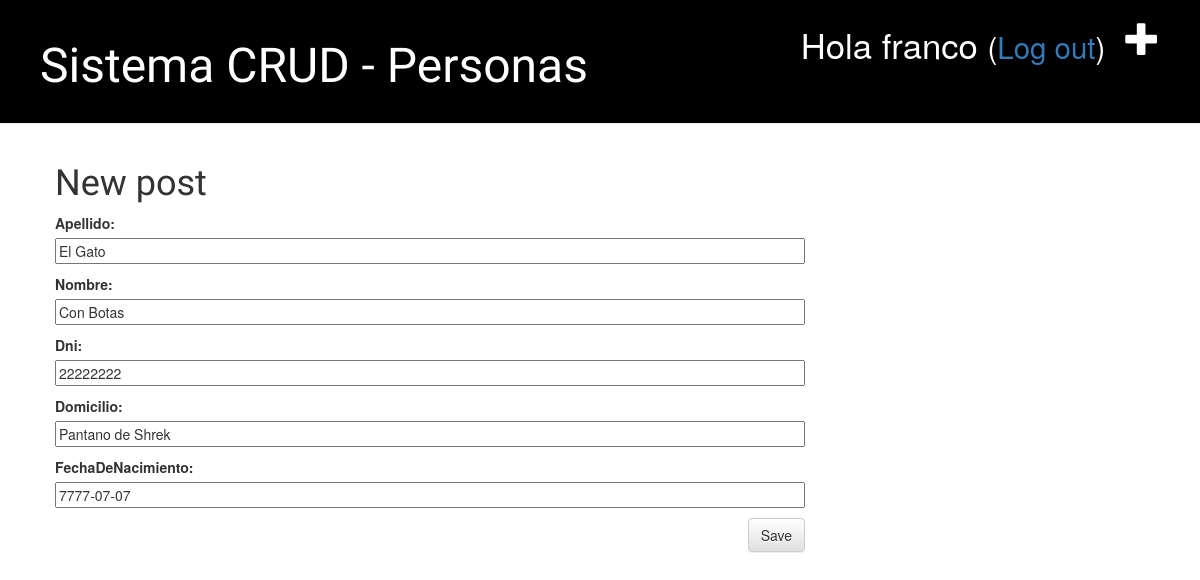
Page /post/6/edit/ (signed in) on the committed database.
### blog/models.py (models this page shows, shortened)
class Persona(models.Model):
    author = models.ForeignKey('auth.User', on_delete=models.CASCADE)
    apellido = models.CharField(max_length=100)
    nombre = models.CharField(max_length=100)
    dni = models.CharField(max_length=100)
    domicilio = models.CharField(max_length=200)
    fechaDeNacimiento = models.DateField()
    fechaDeAlta = models.DateTimeField(default=timezone.now)

### blog/views.py (the view)
# urls.py: path('post/<int:pk>/edit/', views.post_edit, name='post_edit'),
@login_required #REQUIERE LOGUEO
def post_edit(request, pk):
    persona = get_object_or_404(Persona, pk=pk)
    if request.method == "POST":
        form = PostForm(request.POST, instance=persona)
        if form.is_valid():
            persona = form.save(commit=False)
            persona.author = request.user
            persona.save()
            return redirect('post_detail', pk=persona.pk)
    else:
        form = PostForm(instance=persona)
    return render(request, 'blog/post_edit.html', {'form': form})

### blog/forms.py
class PostForm(forms.ModelForm):
    class Meta:
        model = Persona
        fields = ('apellido', 'nombre', 'dni', 'domicilio', 'fechaDeNacimiento' ,)

### blog/templates/blog/post_edit.html
{% extends 'blog/base.html' %}
{% block content %}
    <h1>New post</h1>
    <form method="POST" class="post-form">{% csrf_token %}
        {{ form.as_p }}
        <button type="submit" class="save btn btn-default">Save</button>
    </form>
{% endblock %}

### blog/templates/blog/base.html (shortened to what this page needs)
{% load static %}
<head>
    <link rel="stylesheet" href="//maxcdn.bootstrapcdn.com/bootstrap/3.2.0/css/bootstrap.min.css">
    <link rel="stylesheet" href="//maxcdn.bootstrapcdn.com/bootstrap/3.2.0/css/bootstrap-theme.min.css">
    <link rel="stylesheet" href="{% static 'css/blog.css' %}">
</head>
<body>
    <div class="page-header">
        {% if user.is_authenticated %}
            <a href="{% url 'post_new' %}" class="top-menu"><span class="glyphicon glyphicon-plus"></span></a>
            <p class="top-menu">Hola {{ user.username }} <small>(<a href="{% url 'logout' %}">Log out</a>)</small></p>
        {% else %}
             <a href="{% url 'login' %}" class="top-menu"><span class="glyphicon glyphicon-lock"></span></a>
        {% endif %}
        <h1><a href="/">Sistema CRUD - Personas</a></h1>
    </div>
    <div class="content container">
        <div class="row">
            <div class="col-md-8">
            {% block content %}
            {% endblock %}
            </div>
        </div>
    </div>
</body>

### blog/static/css/blog.css (style rules this page uses)
.page-header { background-color: #000000; margin-top: 0; padding: 20px 20px 20px 40px; }
.page-header h1, .page-header h1 a, .page-header h1 a:visited, .page-header h1 a:active { color: #ffffff; font-size: 36pt; text-decoration: none; }
.content { margin-left: 40px; }
h1, h2, h3, h4 { font-family: 'Russo One', sans-serif; }
.save { float: right; }
.post-form textarea, .post-form input { width: 100%; }
.top-menu, .top-menu:hover, .top-menu:visited { color: #ffffff; float: right; font-size: 26pt; margin-right: 20px; }

### rows in the picture
Persona: apellido "El Gato", nombre "Con Botas", dni "22222222", domicilio "Pantano de Shrek", fechaDeNacimiento "7777-07-07"

### other values in the picture
{{ user.username }} "franco"
